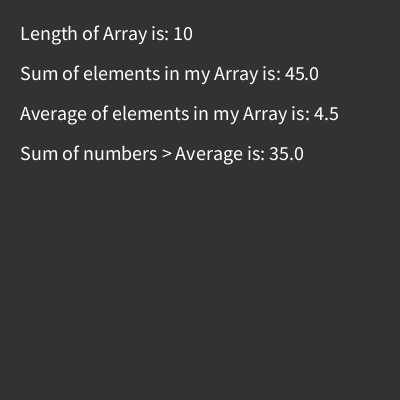
Frame 1 (no input)
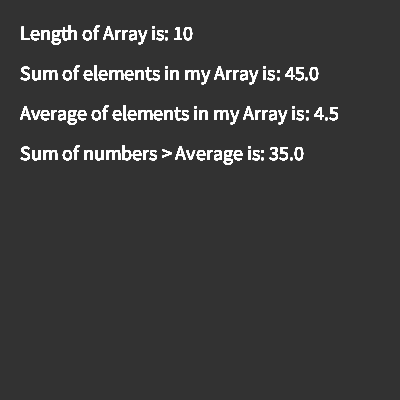
Frame 60 (the mouse pressed at the canvas centre just before this capture)
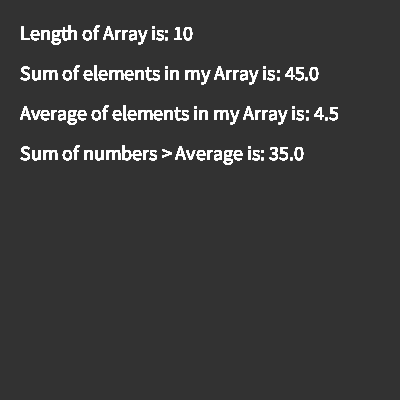
Frame 120 (the mouse held since frame 60 and released just before this capture)

The Processing sketch that drew these frames (run headless with seeded random() and noise(); from frame 60 on, the mouse is pressed at the canvas centre):

// Processing sketch: processing_77061
// ── processing_77061.pde

//Sarah Anderson, seanders
//hw9
//copywrite Sarah Anderson @CMU 2012

int [] myArray = {0,1,2,3,4,5,6,7,8,9};


void setup(){
  size(400,400);
  background(50);
  smooth();
  textSize(20);
}

void draw(){
  text("Length of Array is: " + findLength(), 20,40);
  text("Sum of elements in my Array is: " + findSum(), 20, 80);
  text("Average of elements in my Array is: " + findAvg(), 20, 120);
  text("Sum of numbers > Average is: " + largerSum(), 20, 160);
}

float largerSum(){
  float larger=0;
  for (int i=0;i<myArray.length; i++){
    if(myArray[i]>findAvg()){
      larger += myArray[i];
       
    } 
  }
 return larger; 
}


float findAvg(){
  return findSum()/myArray.length;  
}


float findSum(){
  float sum=0;
  for( int i=0; i< myArray.length; i++){
    sum+=myArray[i];
  }
  return sum;  
}

int findLength(){
  return myArray.length;
  
  
}
